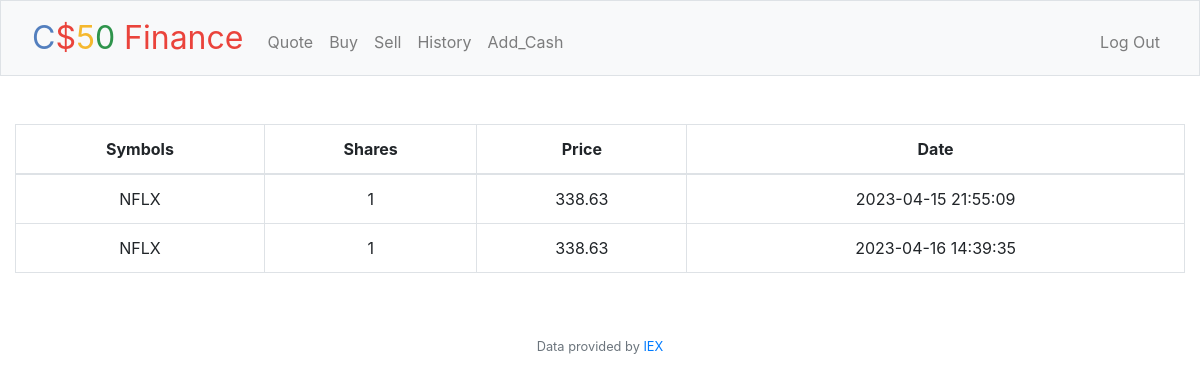
The app's page /history (signed in), older data.
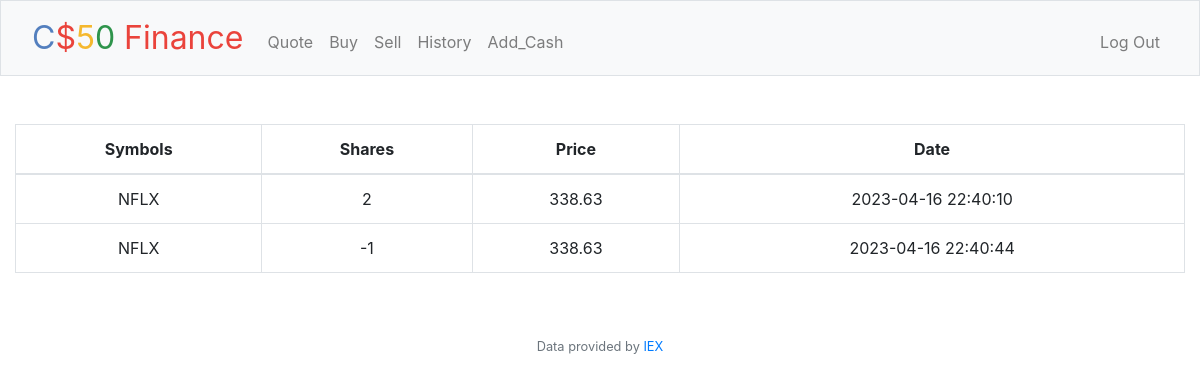
The same page, newer data.
### tables this page shows
CREATE TABLE action(
ID INTEGER PRIMARY KEY AUTOINCREMENT
,
user_id INTEGER,
symbol TEXT,
shares INTEGER,
price REAL,
date TIMESTAMP
);

### app.py (the view)
@app.route("/history")
@login_required
def history():
    user_id = session["user_id"]
    action_db = db.execute("SELECT * FROM action WHERE user_id = ?", user_id)
    return render_template("history.html", action = action_db)

### app.py (called while the page is built)
@app.after_request
def after_request(response):
    response.headers["Cache-Control"] = "no-cache, no-store, must-revalidate"
    response.headers["Expires"] = 0
    response.headers["Pragma"] = "no-cache"
    return response

### helpers.py (called while the page is built)
def login_required(f):
    @wraps(f)
    def decorated_function(*args, **kwargs):
        if session.get("user_id") is None:
            return redirect("/login")
        return f(*args, **kwargs)
    return decorated_function

### templates/history.html (shortened to what this page needs)
{% extends "layout.html" %}
{% block main %}
<table class="table table-bordered">
    <thead>
      <tr>
        <th scope="col">Symbols</th>
        <th scope="col">Shares</th>
        <th scope="col">Price</th>
        <th scope="col">Date</th>
      </tr>
    </thead>
    <tbody>
      {% for row in action %}
      <tr>
        <td>{{ row["symbol"] }}</td>
        <td>{{ row["shares"] }}</td>
        <td>{{ row["price"] }}</td>
        <td>{{ row["date"] }}</td>
      </tr>
      {% endfor %}
    </tbody>
  </table>
{% endblock %}

### templates/layout.html (shortened to what this page needs)
<!DOCTYPE html>
<html lang="en">
    <head>
        <link href="https://cdn.jsdelivr.net/npm/bootstrap@5.1.3/dist/css/bootstrap.min.css" rel="stylesheet">
        <link href="/static/styles.css" rel="stylesheet">
        <link rel="stylesheet" href="https://cdn.jsdelivr.net/npm/bootstrap@4.0.0/dist/css/bootstrap.min.css">
    </head>
    <body>
        <nav class="bg-light border navbar navbar-expand-md navbar-light">
            <div class="container-fluid">
                <a class="navbar-brand" href="/"><span class="blue">C</span><span class="red">$</span><span class="yellow">5</span><span class="green">0</span> <span class="red">Finance</span></a>
                <div class="collapse navbar-collapse" id="navbar">
                    {% if session["user_id"] %}
                        <ul class="navbar-nav me-auto mt-2">
                            <li class="nav-item"><a class="nav-link" href="/quote">Quote</a></li>
                            <li class="nav-item"><a class="nav-link" href="/buy">Buy</a></li>
                            <li class="nav-item"><a class="nav-link" href="/sell">Sell</a></li>
                            <li class="nav-item"><a class="nav-link" href="/history">History</a></li>
                            <li class="nav-item"><a class="nav-link" href="/add_cash">Add_Cash</a></li>
                        </ul>
                        <ul class="navbar-nav ms-auto mt-2">
                            <li class="nav-item"><a class="nav-link" href="/logout">Log Out</a></li>
                        </ul>
                    {% else %}
                        <ul class="navbar-nav ms-auto mt-2">
                            <li class="nav-item"><a class="nav-link" href="/register">Register</a></li>
                            <li class="nav-item"><a class="nav-link" href="/login">Log In</a></li>
                        </ul>
                    {% endif %}
                </div>
            </div>
        </nav>
        <main class="container-fluid py-5 text-center">
            {% block main %}{% endblock %}
        </main>
        <footer class="mb-5 small text-center text-muted">
            Data provided by <a href="https://iexcloud.io/">IEX</a>
        </footer>
    </body>
</html>

### static/styles.css (style rules this page uses)
nav .navbar-brand { font-size: xx-large; }
nav .navbar-brand .blue { color: #537fbe; }
nav .navbar-brand .red { color: #ea433b; }
nav .navbar-brand .yellow { color: #f5b82e; }
nav .navbar-brand .green { color: #2e944b; }

Row changes from the older to the newer data that the page shows:
changed action (number 1 of 2 on the later page): shares "1" → "2"; date "2023-04-15 21:55:09" → "2023-04-16 22:40:10"
changed action (number 2 of 2 on the later page): shares "1" → "-1"; date "2023-04-16 14:39:35" → "2023-04-16 22:40:44"
